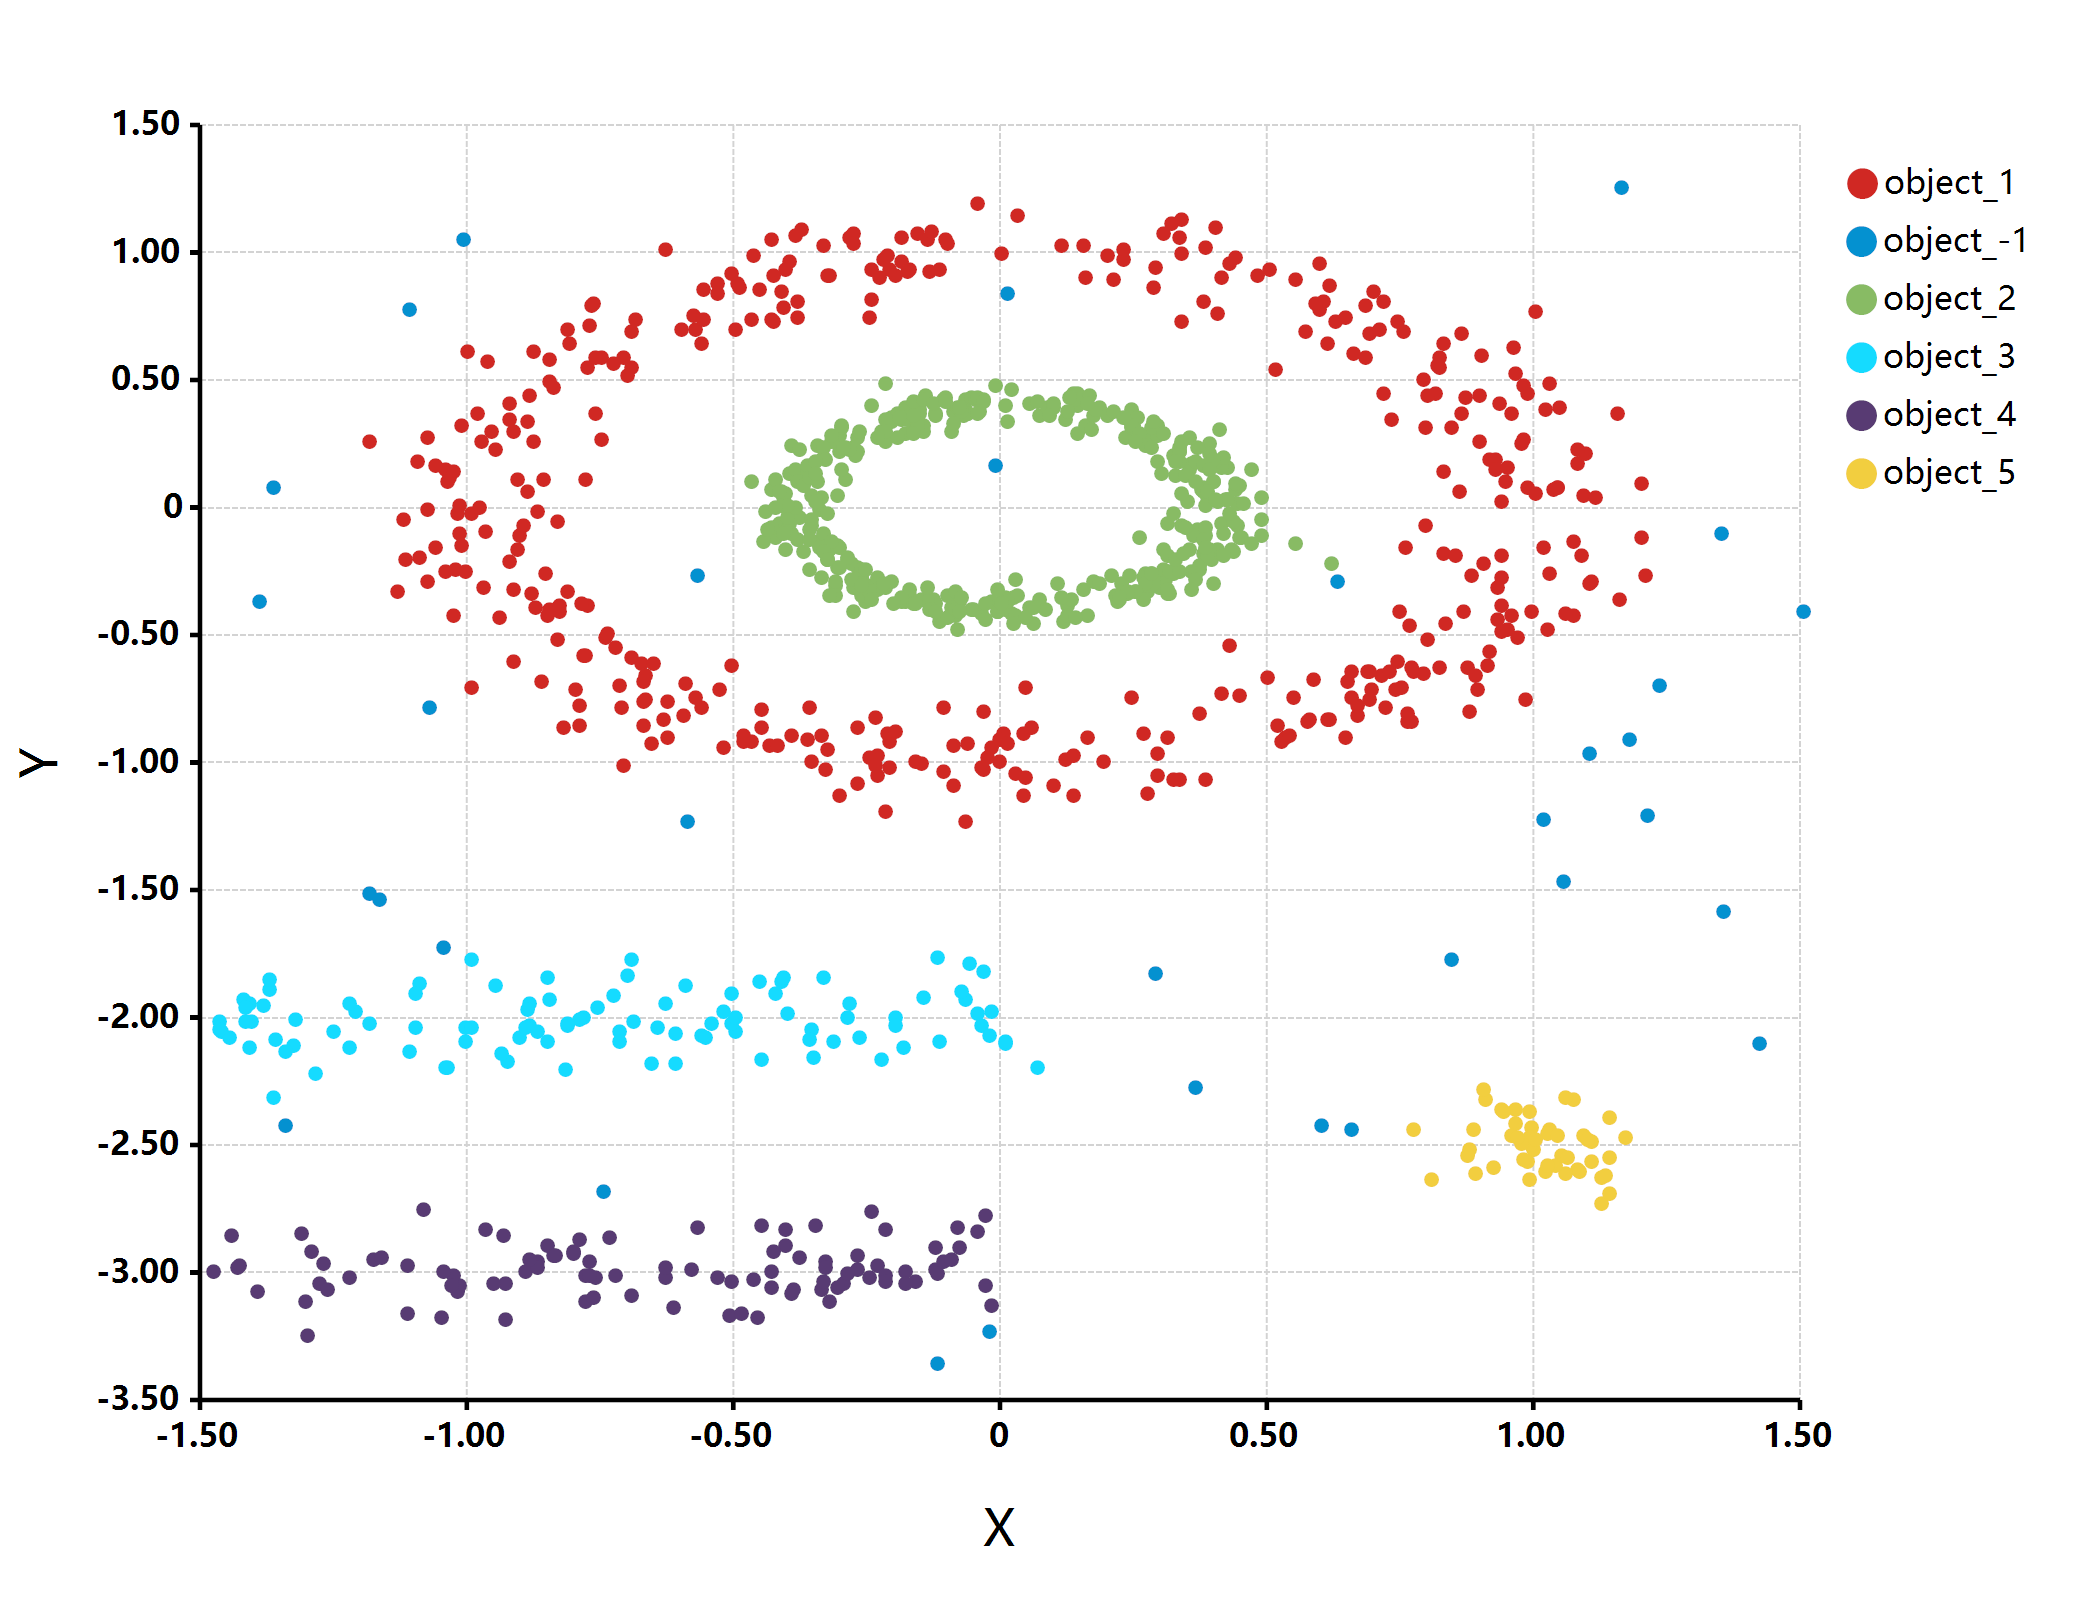

The script that drew this image:
imports "clustering" from "MLkit";

require(graphics2D);

options(strict = FALSE);
setwd(@dir);

multishapes = read.csv("./multishapes.csv");

print(multishapes, max.print = 13);

# detect object from umap data
objects = graphics2D::pointVector(multishapes[, "x"], multishapes[, "y"]) |> dbscan_objects();

# show object detection result
bitmap(file = "./object_detection.png") {
	plot(multishapes[, "x"], multishapes[, "y"], 
		class     = `object_${objects}`, 
		grid.fill = "white",
		padding   = "padding: 125px 300px 200px 200px;",
		colorSet  = "paper"
	);
}
